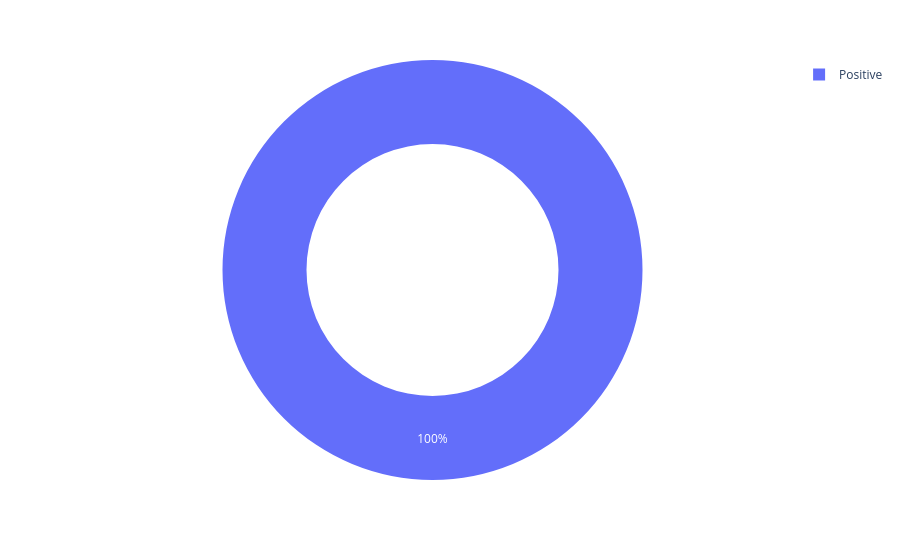

Notebook source saved alongside this figure:
### Code cell
figure = px.pie(
    df,
    names='PR status',
    hole=0.60
)
figure.show()

### Figure 1 — Plotly figure (JSON) as saved in the notebook; plotly's stock layout.template omitted (floating-point values rounded to 4 significant figures; data arrays with more than 128 entries replaced by an {"elided": "..."} marker saying what was removed)
{"data": [{"domain": {"x": [0, 1], "y": [0, 1]}, "hole": 0.6, "hovertemplate": "PR status=%{label}<extra></extra>", "labels": {"elided": "317 str values"}, "legendgroup": "", "name": "", "showlegend": true, "type": "pie"}], "layout": {"legend": {"tracegroupgap": 0}, "margin": {"t": 60}}}
